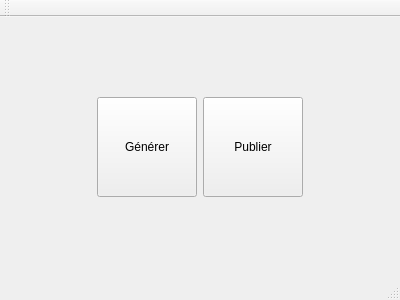
<?xml version="1.0" encoding="UTF-8"?>
<ui version="4.0">
 <class>DictionnaryValidator</class>
 <widget class="QMainWindow" name="DictionnaryValidator">
  <property name="geometry">
   <rect>
    <x>0</x>
    <y>0</y>
    <width>400</width>
    <height>300</height>
   </rect>
  </property>
  <property name="windowTitle">
   <string>DictionnaryValidator</string>
  </property>
  <property name="windowIcon">
   <iconset resource="../../../MatisseServer/ui/resources/resources.qrc">
    <normaloff>:/jpg/ifremer-grand.jpg</normaloff>:/jpg/ifremer-grand.jpg</iconset>
  </property>
  <widget class="QWidget" name="centralWidget">
   <layout class="QGridLayout" name="gridLayout">
    <item row="0" column="0">
     <layout class="QVBoxLayout" name="verticalLayout">
      <item>
       <layout class="QHBoxLayout" name="horizontalLayout">
        <item>
         <widget class="QToolButton" name="_TB_Generate">
          <property name="minimumSize">
           <size>
            <width>100</width>
            <height>100</height>
           </size>
          </property>
          <property name="text">
           <string>Générer</string>
          </property>
         </widget>
        </item>
        <item>
         <widget class="QToolButton" name="_TB_publish">
          <property name="minimumSize">
           <size>
            <width>100</width>
            <height>100</height>
           </size>
          </property>
          <property name="text">
           <string>Publier</string>
          </property>
         </widget>
        </item>
       </layout>
      </item>
     </layout>
    </item>
   </layout>
  </widget>
  <widget class="QToolBar" name="mainToolBar">
   <attribute name="toolBarArea">
    <enum>TopToolBarArea</enum>
   </attribute>
   <attribute name="toolBarBreak">
    <bool>false</bool>
   </attribute>
  </widget>
  <widget class="QStatusBar" name="statusBar"/>
 </widget>
 <layoutdefault spacing="6" margin="11"/>
 <resources>
  <include location="../../../MatisseServer/ui/resources/resources.qrc"/>
 </resources>
 <connections/>
</ui>
